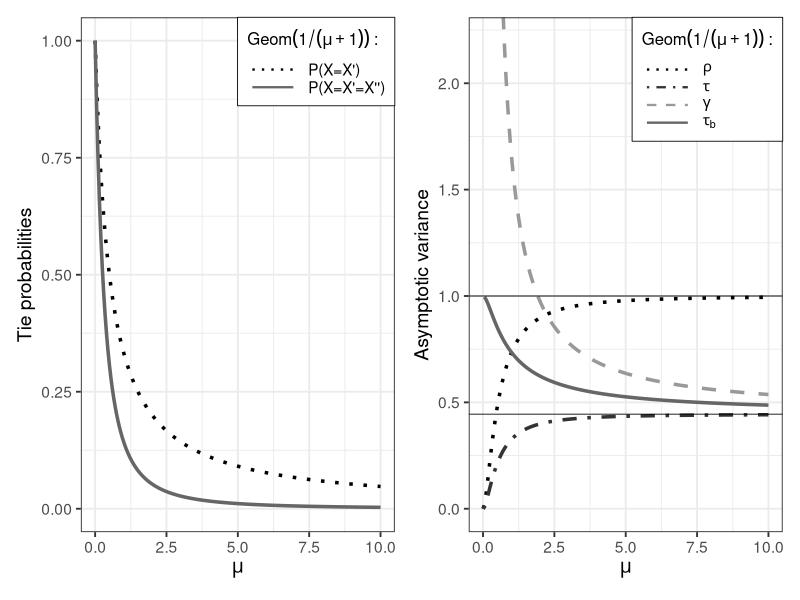

Generate this figure with R:
library(ggplot2)
library(dplyr)
library(tidyr)
library(patchwork)
library(here)
library(Cairo)

tab.mu <- seq(0, 10, length.out = 200)
leg_title <- expression(Geom(1/(mu+1))~":")

# ---------- (a) Tie probabilities ----------
tie_geom1 <- function(mu) 1/(2*mu + 1)                  # P(X = X')
tie_geom2 <- function(mu) 1/(3*mu^2 + 3*mu + 1)         # P(X = X' = X'')

levels_a <- c("P(X=X')", "P(X=X'=X'')")

df_a <- tibble(
  mu = tab.mu,
  `P(X=X')`     = tie_geom1(tab.mu),
  `P(X=X'=X'')` = tie_geom2(tab.mu)
) |>
  pivot_longer(-mu, names_to = "measure", values_to = "value") |>
  mutate(measure = factor(measure, levels = levels_a))

p_a <- ggplot(df_a, aes(mu, value, linetype = measure, color = measure)) +
  geom_line(linewidth = 1.2) +
  scale_linetype_manual(
    values = c("P(X=X')" = "dotted", "P(X=X'=X'')" = "solid"),
    breaks = levels_a, name = leg_title
  ) +
  scale_color_manual(
    values = c("P(X=X')" = "black", "P(X=X'=X'')" = "grey40"),
    breaks = levels_a, name = leg_title
  ) +
  coord_cartesian(ylim = c(0, 1)) +
  labs(x = expression(mu), y = "Tie probabilities") +
  theme_bw(base_size = 14) +
  theme(
    legend.position = c(1, 1),
    legend.justification = c(1, 1),
    legend.background = element_rect(fill = "white", color = "black", linewidth = 0.3),
    legend.key.width = unit(1.3, "cm"),
    legend.key.height = unit(0.45, "cm"),
    legend.title = element_text(size = 12),
    legend.text  = element_text(size = 11)
  ) +
  guides(linetype = guide_legend(override.aes = list(linewidth = 0.8)),
         color    = "legend")   # keep color so colors appear in legend

# ---------- (b) Asymptotic variances ----------
rho_fun   <- function(mu) (1 - tie_geom2(mu))^2
tau_fun   <- function(mu) 4/9 * (1 - tie_geom2(mu))^2
gamma_fun <- function(mu) tau_fun(mu) / (1 - tie_geom1(mu))^4
taub_fun  <- function(mu) tau_fun(mu) / (1 - tie_geom1(mu))^2

levels_b <- c("rho", "tau", "gamma", "taub")

df_b <- tibble(
  mu = tab.mu,
  rho   = rho_fun(mu),
  tau   = tau_fun(mu),
  gamma = gamma_fun(mu),
  taub  = taub_fun(mu)
) |>
  pivot_longer(-mu, names_to = "measure", values_to = "value") |>
  mutate(measure = factor(measure, levels = levels_b))

p_b <- ggplot(df_b, aes(mu, value, linetype = measure, color = measure)) +
  geom_line(linewidth = 1.2) +
  geom_hline(yintercept = 1,   linewidth = 0.3) +
  geom_hline(yintercept = 4/9, linewidth = 0.3) +
  scale_linetype_manual(
    values = c(rho = "dotted", tau = "dotdash", gamma = "dashed", taub = "solid"),
    breaks = levels_b,
    labels = c(expression(rho), expression(tau), expression(gamma), expression(tau[b])),
    name = leg_title
  ) +
  scale_color_manual(
    values = c(rho = "black", tau = "grey20", gamma = "grey60", taub = "grey40"),
    breaks = levels_b, 
    labels = c(expression(rho), expression(tau), expression(gamma), expression(tau[b])),
    name = leg_title
  ) +
  coord_cartesian(ylim = c(0, 2.2)) +
  labs(x = expression(mu), y = "Asymptotic variance") +
  theme_bw(base_size = 14) +
  theme(
    legend.position = c(1, 1),
    legend.justification = c(1, 1),
    legend.background = element_rect(fill = "white", color = "black", linewidth = 0.3),
    legend.key.width = unit(1.3, "cm"),
    legend.key.height = unit(0.45, "cm"),
    legend.title = element_text(size = 12),
    legend.text  = element_text(size = 11)
  ) +
  guides(linetype = guide_legend(override.aes = list(linewidth = 0.8)),
         color    = "legend")

# ---------- combine ----------
p <- (p_a | p_b)

ggsave(plot = p,
       filename = here("results/plots/BGeom_tieprob_asympVar.pdf"),
       device = cairo_pdf, width = 20, height = 10, units = "cm")
